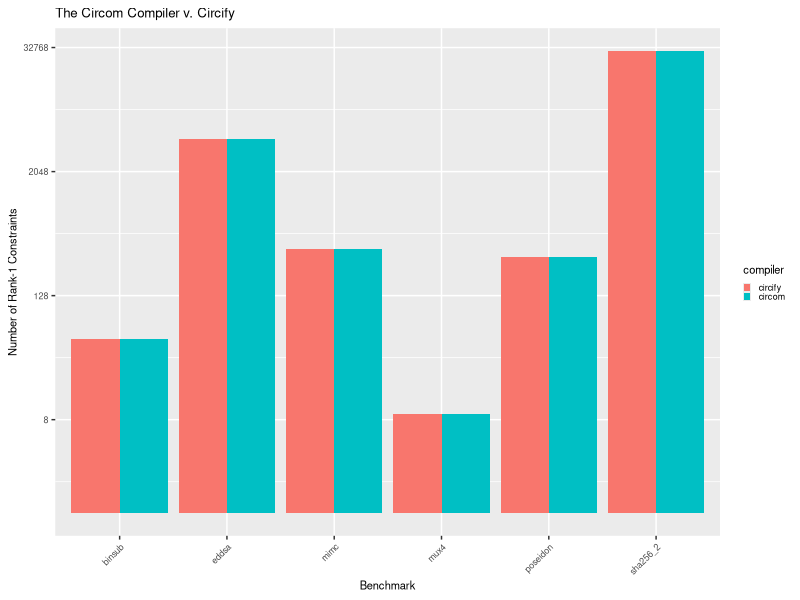
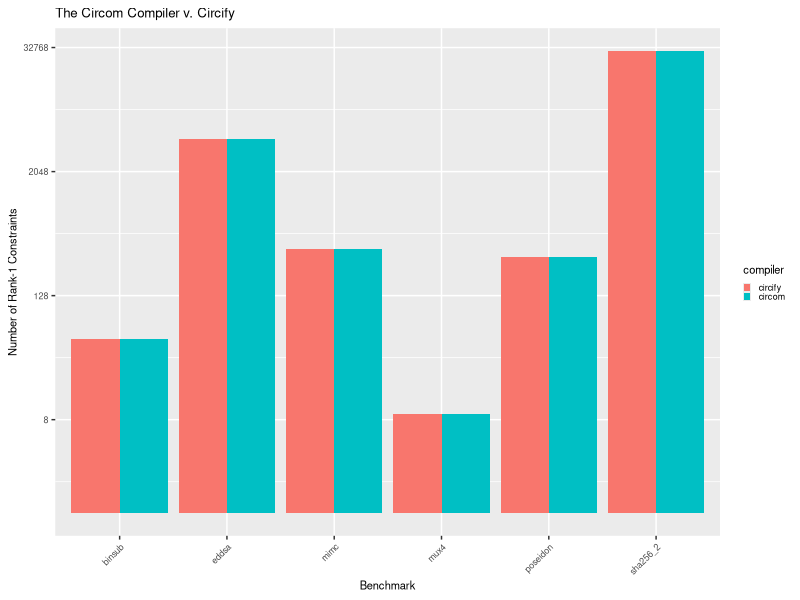

R code for these plots, in order:
library(tidyverse)

d <- read_csv("results.csv")
print(d)
ggplot(data = d) +
  geom_bar(aes(x = benchmark, y = constraints, fill = compiler), stat = "identity", position = position_dodge()) +
  scale_y_continuous(trans="log2") +
  labs(x = "Benchmark",
       y = "Number of Rank-1 Constraints",
       title = "The Circom Compiler v. Circify") +
  theme(text = element_text(size=8),
        legend.key.size = unit(2,"mm"),
        axis.text.x = element_text(angle = 45, vjust = 1, hjust=1)
       )
ggsave("results.png", width = 3, height = 2, units = "in")
